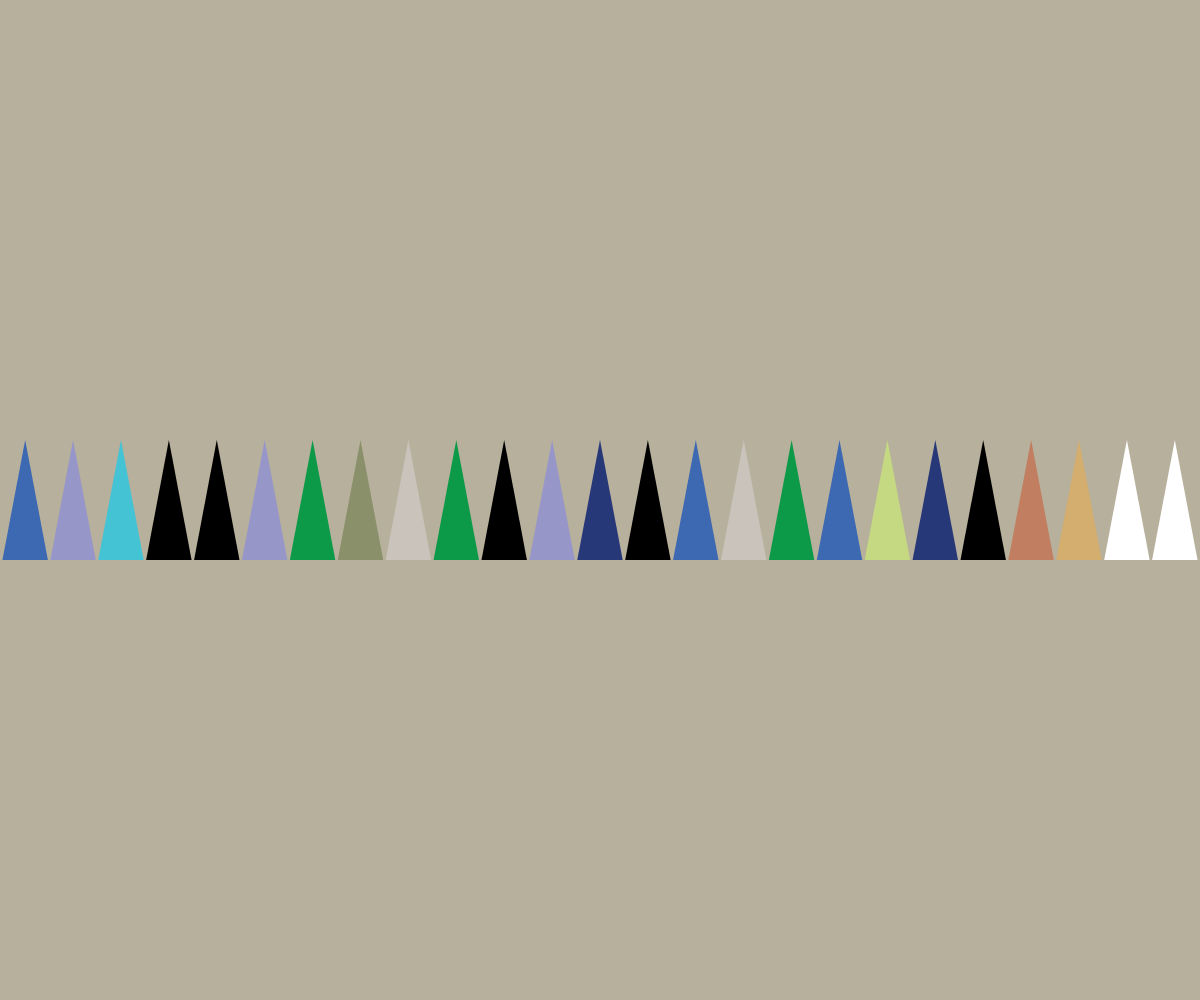
Frame 1 (no input)
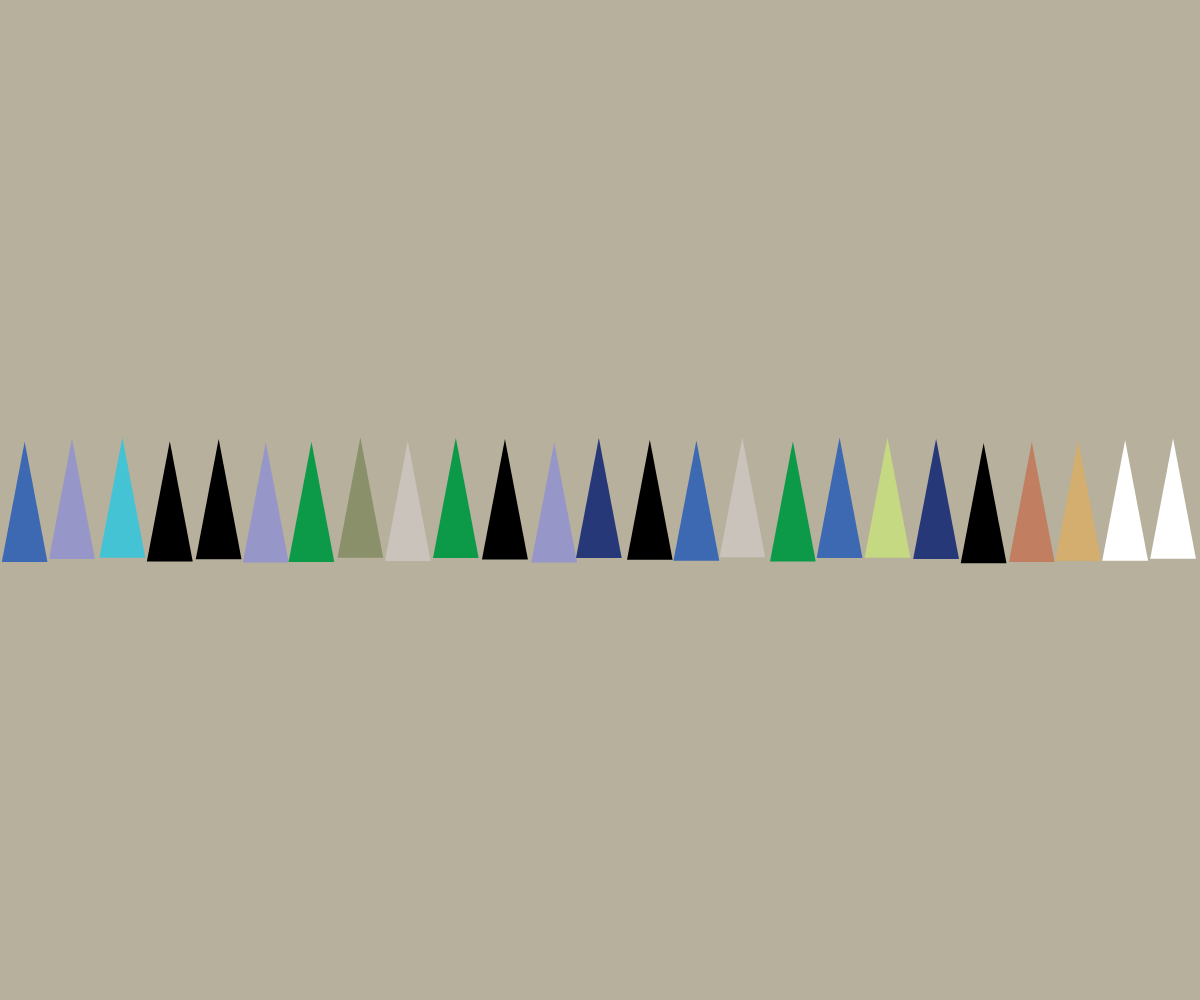
Frame 2 (the mouse pressed at the canvas centre, redrawn once)

The p5.js sketch that drew these frames (run headless with seeded random() and noise() and a simulated clock; the mouse was pressed at the canvas centre and the sketch redrawn once):

// p5.js sketch
// ── sketch.js
let triangles;

function setup() {
  createCanvas(windowWidth, windowHeight);
  noLoop();
  noStroke();
  settingUpTheTriangles(int(random(15, 30)), random(1, 8), random(30, 150));
}

function settingUpTheTriangles(n, padding, h) {
  triangles = [];
  let y = height / 2 - h / 2;
  let w = (width - (n + 1) * padding) / n;
  let x = padding;
  for (let i = 0; i < n; i++) {
    let newTriangle = {
      x: x,
      y: y,
      w: w,
      h: h,
      dx: random(-2, 2),
      dy: random(-3, 3),
      c: randomColor(),
      growthRate: random(0.1, 0.5),
    };
    triangles.push(newTriangle);
    x += w + padding;
  }
}

function draw() {
  background(colors.ash);
  for (let t of triangles) {
    fill(t.c);
    let x1 = t.x;
    let y1 = t.y + t.h;
    let x2 = t.x + t.w / 2;
    let y2 = t.y;
    let x3 = t.x + t.w;
    let y3 = t.y + t.h;

    triangle(x1, y1, x2, y2, x3, y3);

    t.x += t.dx;
    t.y += t.dy;

    if (t.x < 0 || t.x + t.w > width) {
      t.dx *= -1;
    }
    if (t.y < 0 || t.y + t.h > height) {
      t.dy *= -1;
    }

    t.w += t.growthRate;
    t.h += t.growthRate;

    if (t.w > 200 || t.w < 20) {
      t.growthRate *= -1;
    }

    if (random(1) < 0.01) {
      t.c = randomColor();
    }
  }
}

function randomColor(avenues = true) {
  if (avenues) {
    return color(randomAvenuesColor());
  } else {
    return color(random(255), random(255), random(255));
  }
}

function keyPressed() {
  if (key === " ") {
    redraw();
  }
  if (key === "s") {
    if (isLooping()) {
      noLoop();
    } else {
      loop();
    }
  }
}

const colors = {
  white: "#ffffff",
  black: "#000000",
  ash: "#B7B09C",
  ochre: "#D3AE6F",
  indigo: "#3D68B2",
  moss: "#267355",
  pristineBlue: "#44C3D4",
  violet: "#9796C9",
  nimbus: "#CAC3BC",
  pistachio: "#C5D982",
  olive: "#8A916A",
  terracotta: "#C17E60",
  gold: "#F5CD64",
  clay: "#C3411E",
  grass: "#0D9A48",
  navy: "#273879"
};

function randomAvenuesColor() {
  return random(Object.values(colors));
}
